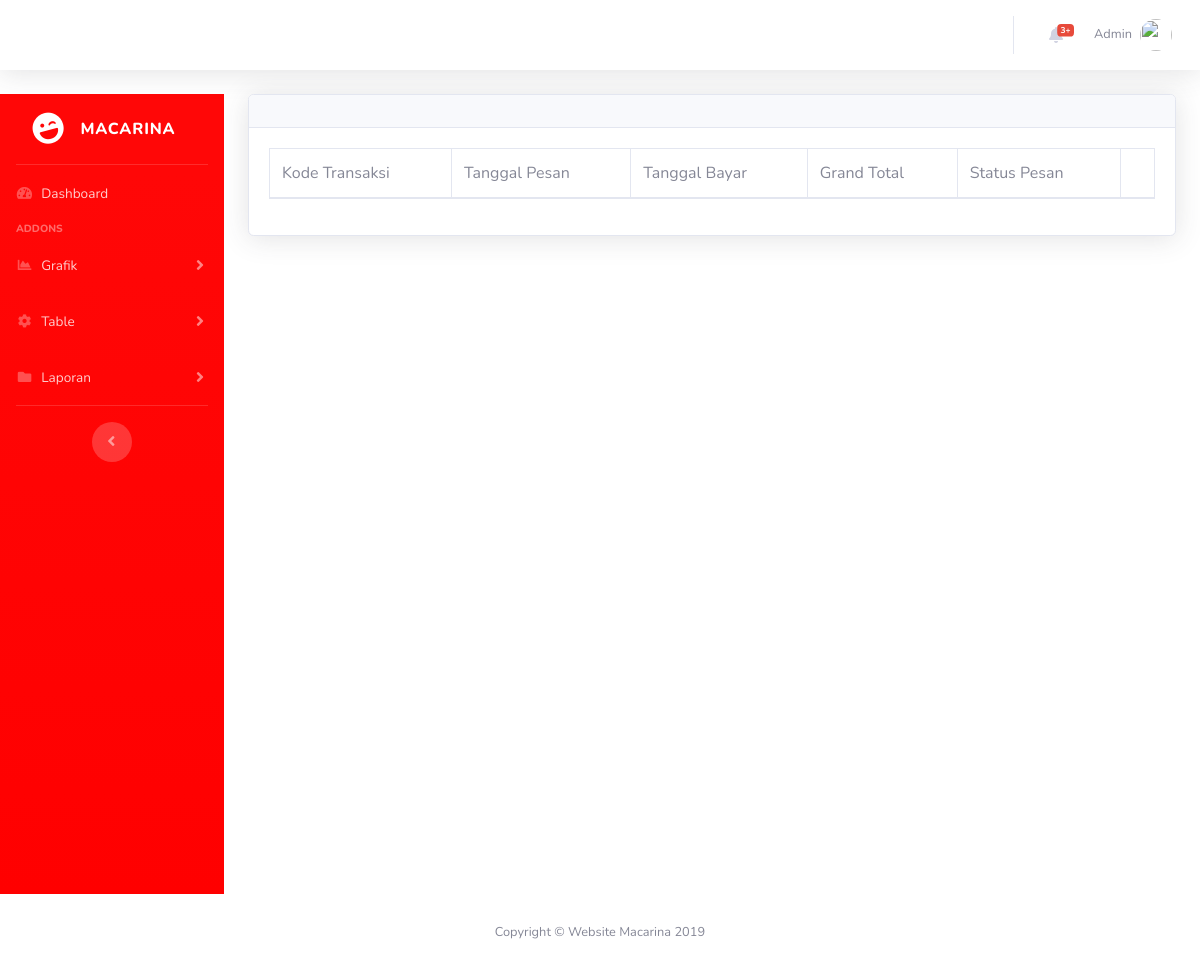
The page /admin/transaksi/transaksi.php on the database as committed earlier.
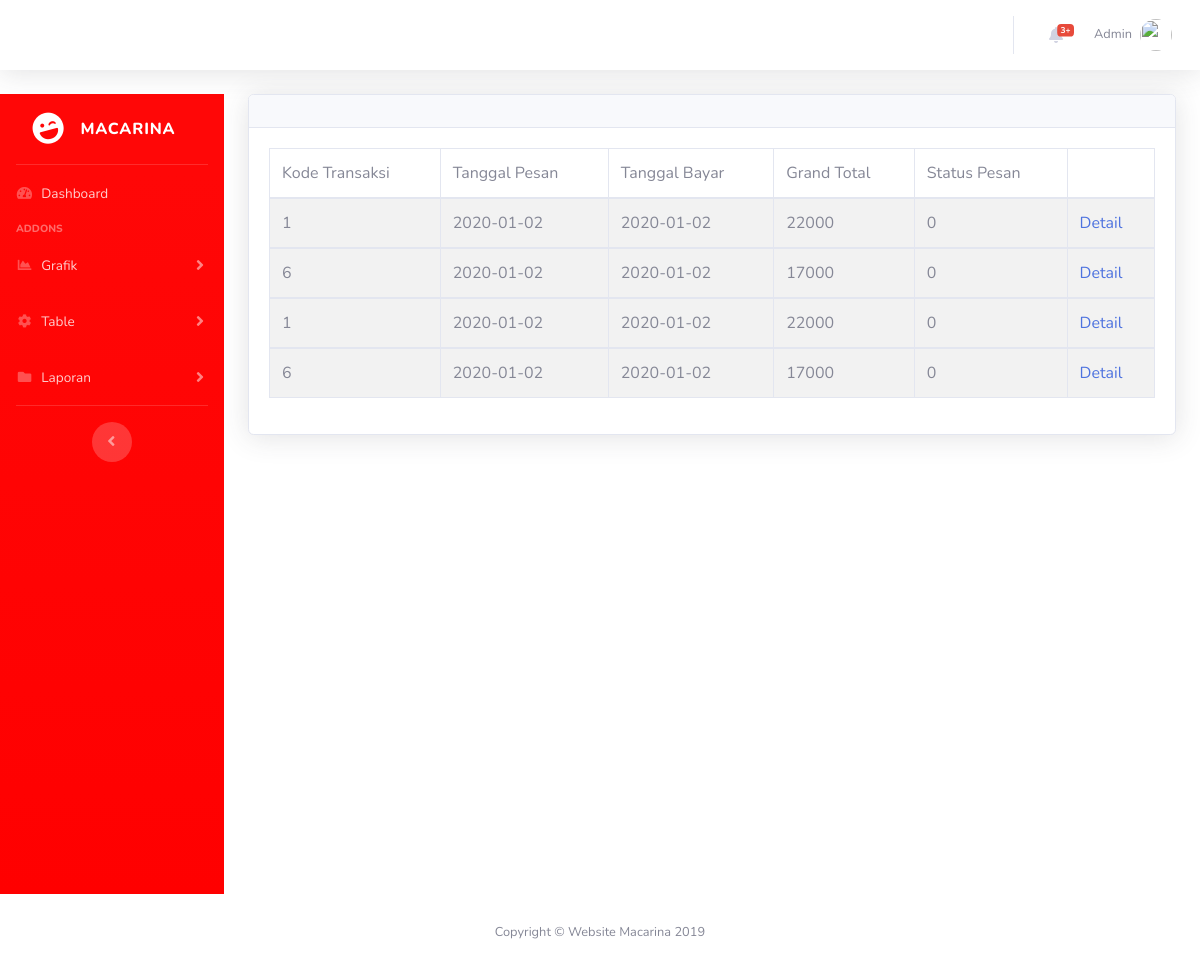
The same page on the database as committed later.
### tables this page shows
CREATE TABLE `pembayaran` (
  `id_pembayaran` int(11) NOT NULL,
  `id_bank` int(5) NOT NULL,
  `kd_transaksi` int(11) NOT NULL,
  `bukti_bayar` varchar(25) NOT NULL,
  `tgl_bayar` date NOT NULL,
  `nama_rek_res` varchar(25) NOT NULL,
  `no_rek_res` varchar(25) NOT NULL,
  `status_pesan` enum('0','1') NOT NULL
);

CREATE TABLE `transaksi` (
  `kd_transaksi` int(11) NOT NULL,
  `tgl_transaksi` date NOT NULL,
  `grand_total` int(11) NOT NULL,
  `id_reseller` int(11) NOT NULL
);

### admin/transaksi/transaksi.php (the view, shortened to what this page needs)
<!DOCTYPE html>
<html lang="en">
<head>
  <link href="../vendor/fontawesome-free/css/all.min.css" rel="stylesheet" type="text/css">
  <link href="../css/sb-admin-2.min.css" rel="stylesheet">
  <link href="../vendor/datatables/dataTables.bootstrap4.min.css" rel="stylesheet">
</head>
<?php
include_once "../topNavbar.php";
?>
  <div id="wrapper">
<?php
include_once "../config/side.php";
?>
   <link rel="stylesheet" href="//code.jquery.com/ui/1.12.1/themes/base/jquery-ui.css">
        <div class="container-fluid">
          <div class="card shadow mb-4">
            <div class="card-header py-3">
            </div>
            <div class="card-body">
            <?php
            include "../config/config.php";
          ?>
            <form method ="POST" action="FtamBarang.php" enctype="multipart/form-data">
                <table border="1" class="table table-striped table-bordered table-hover">
                    <thead>
                        <tr>
                            <td>Kode Transaksi</td>
                            <td>Tanggal Pesan</td>
                            <td>Tanggal Bayar</td>
                            <td>Grand Total</td>
                            <td>Status Pesan</td>
                            <td></td>
                        </tr>
                    </thead>
                    <?php
                    $query = mysqli_query($koneksi,"SELECT transaksi.kd_transaksi, transaksi.tgl_transaksi, transaksi.grand_total, pembayaran.status_pesan, pembayaran.tgl_bayar FROM transaksi, pembayaran");
                    while ($data = mysqli_fetch_array($query)) {
                  ?>
                    <tbody>
                        <tr>
                            <td><?php echo $data ['kd_transaksi']; ?></td>
                            <td><?php echo $data ['tgl_transaksi']; ?></td>
                            <td><?php echo $data ['tgl_bayar']; ?></td>
                            <td><?php echo $data ['grand_total']; ?></td>
                            <td><?php echo $data ['status_pesan']; ?></td>
                    <td><a class="detail" href="detailTransaksi.php?txt_idtr=<?php echo $data['kd_transaksi']; ?>">Detail</a></td>
                        </tr>
                    </tbody>
                    <?php
                     }
                    ?>
                </table>
            </form>
            </div>
          </div>
        </div>
      </div>
      <?php
      include_once "../footer.php";
      ?>
    </div>
  </div>
</body>
</html>

Rows that differ between the two databases and show on the page:
added pembayaran: kd_transaksi.kd_transaksi "1", kd_transaksi.tgl_transaksi "2020-01-02", tgl_bayar "2020-01-02", kd_transaksi.grand_total "22000", status_pesan "0"
added pembayaran: kd_transaksi.kd_transaksi "6", kd_transaksi.tgl_transaksi "2020-01-02", tgl_bayar "2020-01-02", kd_transaksi.grand_total "17000", status_pesan "0"
